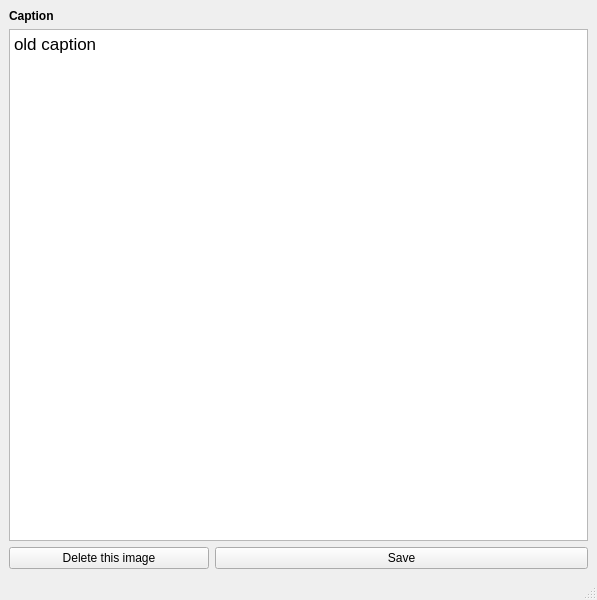
<?xml version="1.0" encoding="UTF-8"?>
<ui version="4.0">
 <class>MainWindow</class>
 <widget class="QMainWindow" name="MainWindow">
  <property name="geometry">
   <rect>
    <x>0</x>
    <y>0</y>
    <width>597</width>
    <height>600</height>
   </rect>
  </property>
  <property name="windowTitle">
   <string>MainWindow</string>
  </property>
  <widget class="QWidget" name="centralwidget">
   <layout class="QVBoxLayout" name="verticalLayout_2">
    <item>
     <widget class="QLabel" name="label">
      <property name="text">
       <string>&lt;html&gt;&lt;head/&gt;&lt;body&gt;&lt;p&gt;&lt;span style=&quot; font-weight:600;&quot;&gt;Caption&lt;/span&gt;&lt;/p&gt;&lt;/body&gt;&lt;/html&gt;</string>
      </property>
     </widget>
    </item>
    <item>
     <widget class="QTextEdit" name="M_caption_textedit">
      <property name="html">
       <string>&lt;!DOCTYPE HTML PUBLIC &quot;-//W3C//DTD HTML 4.0//EN&quot; &quot;http://www.w3.org/TR/REC-html40/strict.dtd&quot;&gt;
&lt;html&gt;&lt;head&gt;&lt;meta name=&quot;qrichtext&quot; content=&quot;1&quot; /&gt;&lt;style type=&quot;text/css&quot;&gt;
p, li { white-space: pre-wrap; }
&lt;/style&gt;&lt;/head&gt;&lt;body style=&quot; font-family:'.AppleSystemUIFont'; font-size:13pt; font-weight:400; font-style:normal;&quot;&gt;
&lt;p style=&quot; margin-top:0px; margin-bottom:0px; margin-left:0px; margin-right:0px; -qt-block-indent:0; text-indent:0px;&quot;&gt;old caption&lt;/p&gt;&lt;/body&gt;&lt;/html&gt;</string>
      </property>
     </widget>
    </item>
    <item>
     <layout class="QHBoxLayout" name="horizontalLayout">
      <item>
       <widget class="QPushButton" name="M_delete_btn">
        <property name="maximumSize">
         <size>
          <width>200</width>
          <height>16777215</height>
         </size>
        </property>
        <property name="text">
         <string>Delete this image</string>
        </property>
       </widget>
      </item>
      <item>
       <widget class="QPushButton" name="M_save_btn">
        <property name="text">
         <string>Save</string>
        </property>
       </widget>
      </item>
     </layout>
    </item>
   </layout>
  </widget>
  <widget class="QStatusBar" name="statusbar"/>
 </widget>
 <resources/>
 <connections/>
</ui>
